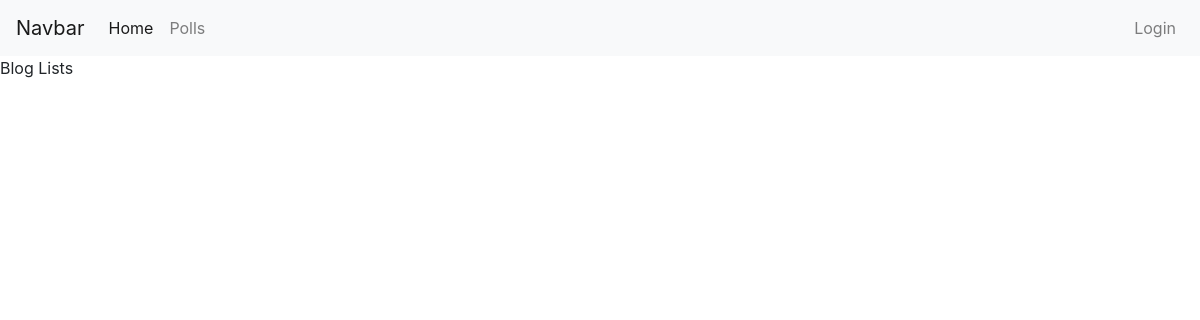
The page /articles/ on the database as committed earlier.
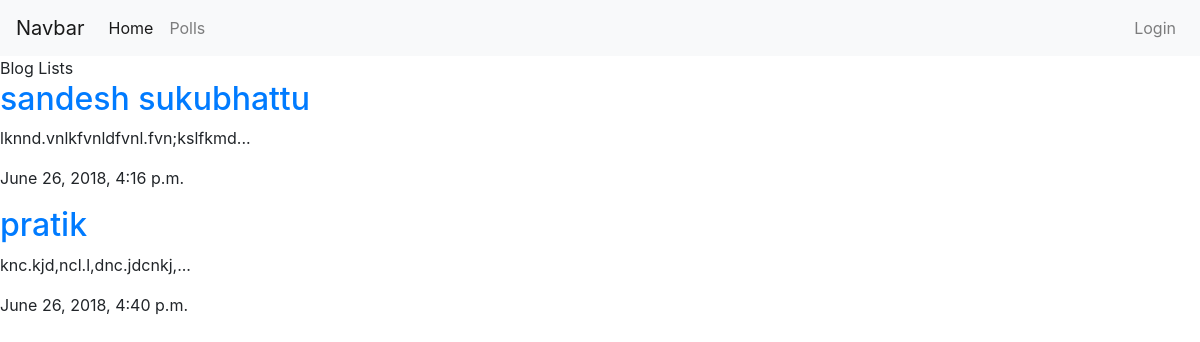
The same page on the database as committed later.
### articles/models.py (models this page shows, shortened)
class Article(models.Model):
    title = models.CharField(max_length=100)
    slug = models.SlugField()
    body = models.TextField()
    date = models.DateTimeField(auto_now_add=True)
    thumb = models.ImageField(default='default.png', blank=True)
    def snippet(self):
        return self.body[:50] + '...'

### articles/views.py (the view)
# urls.py: path('', views.article_list, name="list"),
def article_list(request):
    articles = Article.objects.all().order_by('date');
    return render(request, 'articles/article_list.html', { 'articles': articles })

### articles/templates/articles/article_list.html
{% extends 'base.html' %}
{% load static %}
{% block content%}
    Blog Lists
    <div class="articles">
    {% for article in articles %}
        <div class="article">
            <h2><a href="{% url 'articles:detail' slug=article.slug %}">{{ article.title }}</a></h2>
            <p>{{ article.snippet }}</p>
            <p>{{ article.date }}</p>
        </div>
    {% endfor %}
    </div>
{% endblock %}

### templates/base.html (shortened to what this page needs)
<!DOCTYPE html>
{% load static %}
<html lang="en">
<head>
  <link rel="stylesheet" href="https://maxcdn.bootstrapcdn.com/bootstrap/4.0.0/css/bootstrap.min.css"
>
</head>
<body>
  {% include 'includes/navbar.html' %}
  {% block content %}{% endblock %}
</body>
</html>

### templates/includes/navbar.html (shortened to what this page needs)
<nav class="navbar navbar-expand-lg navbar-light bg-light">
  <a class="navbar-brand" href="#">Navbar</a>
  <div class="collapse navbar-collapse" id="navbarNavAltMarkup">
    <div class="navbar-nav">
      <a class="nav-item nav-link active" href="">Home <span class="sr-only">(current)</span></a>
      <a class="nav-item nav-link" href="">Polls</a>
    </div>
    <div class="navbar-nav ml-auto">
      {% if request.user.is_authenticated %}
        <a class="nav-item nav-link" href="">Logout</a>
      {% else %}
        <a class="nav-item nav-link" href="">Login</a>
      {% endif %}
    </div>
  </div>
</nav>

Rows that differ between the two databases and show on the page:
added Article: title "sandesh sukubhattu", snippet "lknnd.vnlkfvnldfvnl.fvn;kslfkmd...", date "June 26, 2018, 4:16 p.m."
added Article: title "pratik", snippet "knc.kjd,ncl.l,dnc.jdcnkj,...", date "June 26, 2018, 4:40 p.m."
